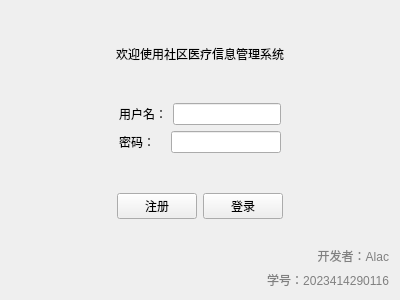
<?xml version="1.0" encoding="UTF-8"?>
<ui version="4.0">
 <class>LoginView</class>
 <widget class="QWidget" name="LoginView">
  <property name="geometry">
   <rect>
    <x>0</x>
    <y>0</y>
    <width>400</width>
    <height>300</height>
   </rect>
  </property>
  <property name="windowTitle">
   <string>登录</string>
  </property>
  <layout class="QVBoxLayout" name="verticalLayout_2">
   <item>
    <spacer name="verticalSpacer_4">
     <property name="orientation">
      <enum>Qt::Orientation::Vertical</enum>
     </property>
     <property name="sizeHint" stdset="0">
      <size>
       <width>20</width>
       <height>42</height>
      </size>
     </property>
    </spacer>
   </item>
   <item>
    <widget class="QLabel" name="label">
     <property name="text">
      <string>欢迎使用社区医疗信息管理系统</string>
     </property>
     <property name="alignment">
      <set>Qt::AlignmentFlag::AlignCenter</set>
     </property>
    </widget>
   </item>
   <item>
    <spacer name="verticalSpacer_3">
     <property name="orientation">
      <enum>Qt::Orientation::Vertical</enum>
     </property>
     <property name="sizeHint" stdset="0">
      <size>
       <width>20</width>
       <height>42</height>
      </size>
     </property>
    </spacer>
   </item>
   <item>
    <layout class="QHBoxLayout" name="horizontalLayout_4">
     <item>
      <spacer name="horizontalSpacer">
       <property name="orientation">
        <enum>Qt::Orientation::Horizontal</enum>
       </property>
       <property name="sizeHint" stdset="0">
        <size>
         <width>40</width>
         <height>20</height>
        </size>
       </property>
      </spacer>
     </item>
     <item>
      <layout class="QVBoxLayout" name="verticalLayout">
       <item>
        <layout class="QHBoxLayout" name="horizontalLayout">
         <item>
          <widget class="QLabel" name="label_2">
           <property name="text">
            <string>用户名：</string>
           </property>
          </widget>
         </item>
         <item>
          <widget class="QLineEdit" name="inputUserName"/>
         </item>
        </layout>
       </item>
       <item>
        <layout class="QHBoxLayout" name="horizontalLayout_2">
         <item>
          <widget class="QLabel" name="label_3">
           <property name="text">
            <string>密码：   </string>
           </property>
          </widget>
         </item>
         <item>
          <widget class="QLineEdit" name="inputUserPassword"/>
         </item>
        </layout>
       </item>
      </layout>
     </item>
     <item>
      <spacer name="horizontalSpacer_2">
       <property name="orientation">
        <enum>Qt::Orientation::Horizontal</enum>
       </property>
       <property name="sizeHint" stdset="0">
        <size>
         <width>40</width>
         <height>20</height>
        </size>
       </property>
      </spacer>
     </item>
    </layout>
   </item>
   <item>
    <spacer name="verticalSpacer">
     <property name="orientation">
      <enum>Qt::Orientation::Vertical</enum>
     </property>
     <property name="sizeHint" stdset="0">
      <size>
       <width>20</width>
       <height>42</height>
      </size>
     </property>
    </spacer>
   </item>
   <item>
    <layout class="QHBoxLayout" name="horizontalLayout_5">
     <item>
      <spacer name="horizontalSpacer_3">
       <property name="orientation">
        <enum>Qt::Orientation::Horizontal</enum>
       </property>
       <property name="sizeHint" stdset="0">
        <size>
         <width>40</width>
         <height>20</height>
        </size>
       </property>
      </spacer>
     </item>
     <item>
      <layout class="QHBoxLayout" name="horizontalLayout_3">
       <item>
        <widget class="QPushButton" name="btSignUp">
         <property name="text">
          <string>注册</string>
         </property>
        </widget>
       </item>
       <item>
        <widget class="QPushButton" name="btSignIn">
         <property name="text">
          <string>登录</string>
         </property>
        </widget>
       </item>
      </layout>
     </item>
     <item>
      <spacer name="horizontalSpacer_4">
       <property name="orientation">
        <enum>Qt::Orientation::Horizontal</enum>
       </property>
       <property name="sizeHint" stdset="0">
        <size>
         <width>40</width>
         <height>20</height>
        </size>
       </property>
      </spacer>
     </item>
    </layout>
   </item>
   <item>
    <spacer name="verticalSpacer_2">
     <property name="orientation">
      <enum>Qt::Orientation::Vertical</enum>
     </property>
     <property name="sizeHint" stdset="0">
      <size>
       <width>20</width>
       <height>30</height>
      </size>
     </property>
    </spacer>
   </item>
   <item>
    <widget class="QLabel" name="label_4">
     <property name="styleSheet">
      <string notr="true">color:gray</string>
     </property>
     <property name="text">
      <string>开发者：Alac</string>
     </property>
     <property name="alignment">
      <set>Qt::AlignmentFlag::AlignRight|Qt::AlignmentFlag::AlignTrailing|Qt::AlignmentFlag::AlignVCenter</set>
     </property>
    </widget>
   </item>
   <item>
    <widget class="QLabel" name="label_5">
     <property name="styleSheet">
      <string notr="true">color:gray</string>
     </property>
     <property name="text">
      <string>学号：2023414290116</string>
     </property>
     <property name="alignment">
      <set>Qt::AlignmentFlag::AlignRight|Qt::AlignmentFlag::AlignTrailing|Qt::AlignmentFlag::AlignVCenter</set>
     </property>
    </widget>
   </item>
  </layout>
 </widget>
 <resources/>
 <connections/>
</ui>
